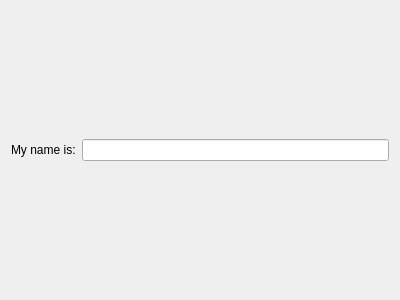
<?xml version="1.0" encoding="UTF-8"?>
<ui version="4.0">
 <class>widget</class>
 <widget class="QWidget" name="widget">
  <property name="geometry">
   <rect>
    <x>0</x>
    <y>0</y>
    <width>400</width>
    <height>300</height>
   </rect>
  </property>
  <property name="windowTitle">
   <string>widget</string>
  </property>
  <layout class="QHBoxLayout" name="horizontalLayout">
   <item>
    <widget class="QLabel" name="label">
     <property name="text">
      <string>My name is:</string>
     </property>
    </widget>
   </item>
   <item>
    <widget class="QLineEdit" name="lineEdit"/>
   </item>
  </layout>
 </widget>
 <layoutdefault spacing="6" margin="11"/>
 <resources/>
 <connections/>
</ui>
